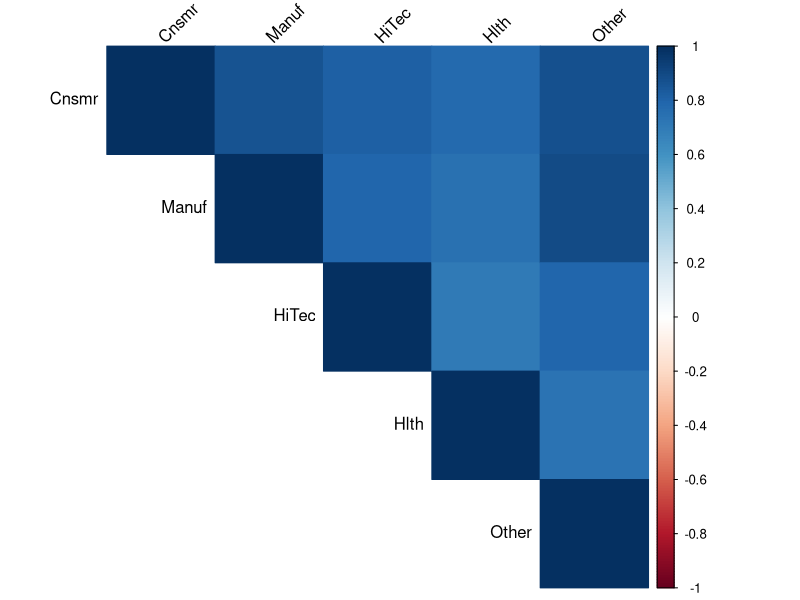
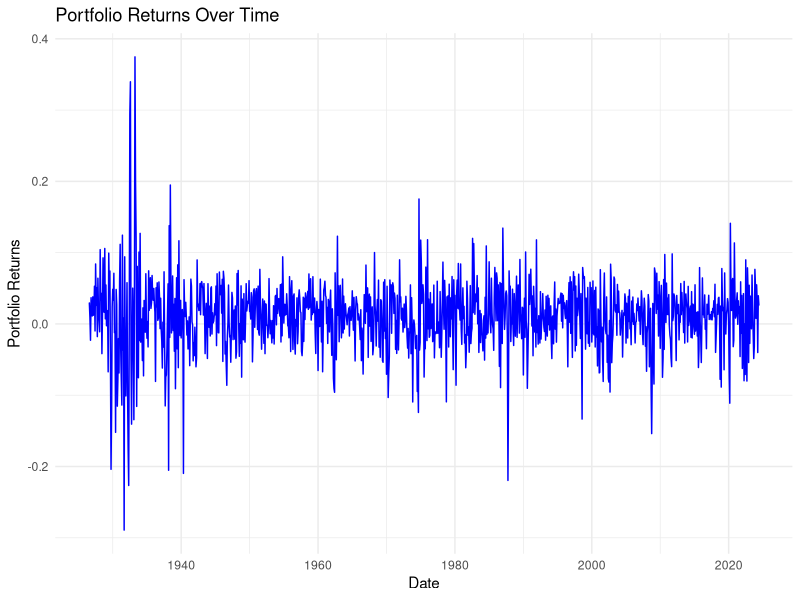
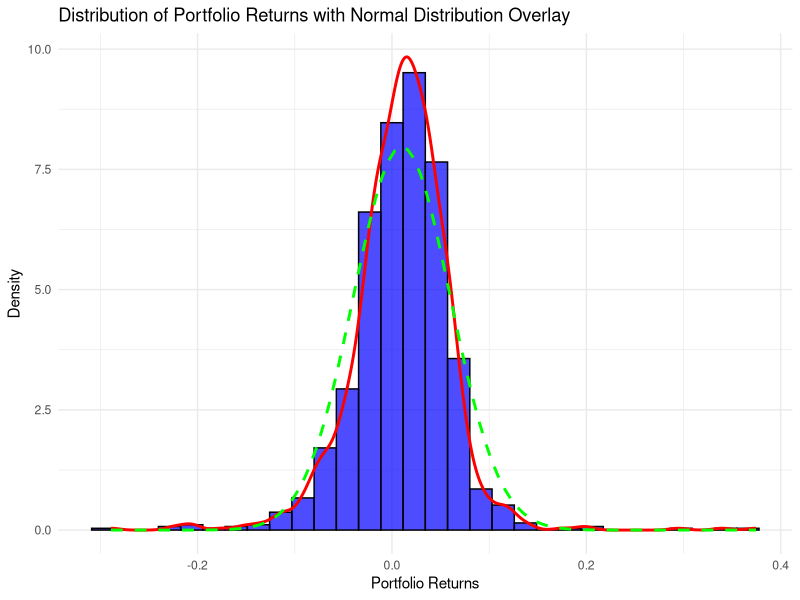
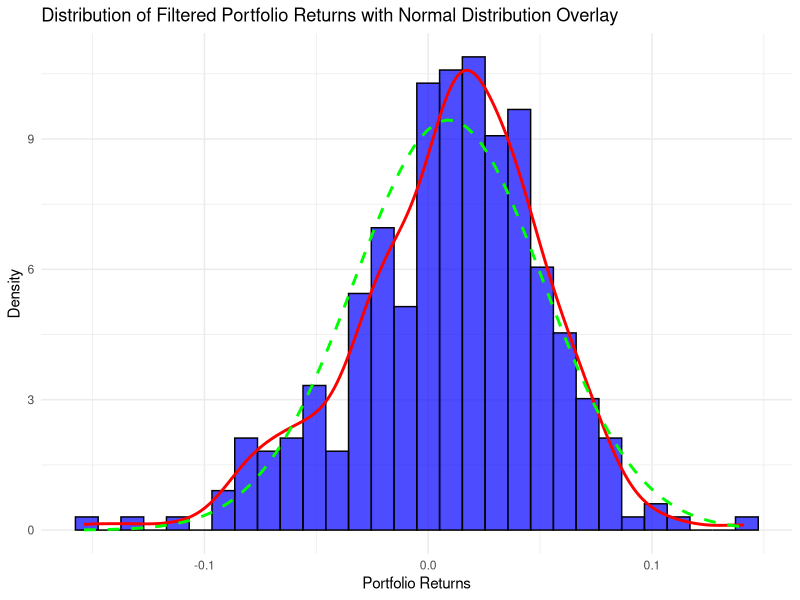

Write R code to recreate these figures, in order.
## ---- chunk 1
data <- read.csv("FIN 36182-Industry_Portfolios.CSV")
head(data)
sum(is.na(data))
anyDuplicated(data)

data[, 2:6] <- data[, 2:6] / 100 ## Convert returns to decimal form as asked
head(data)
## ---- chunk 2
monthly_means <- colMeans(data[, c("Cnsmr", "Manuf", "HiTec", "Hlth", "Other")]) 
annualized_means <- monthly_means * 12
annualized_means <- round(annualized_means, 4)
annualized_means
## ---- chunk 3
monthly_std <- apply(data[, c("Cnsmr", "Manuf", "HiTec", "Hlth", "Other")], 2, sd)
annualized_std <- monthly_std * sqrt(12)
annualized_std <- round(annualized_std, 4)
annualized_std
## ---- chunk 4
sharpe_ratios <- annualized_means / annualized_std
sharpe_ratios <- round(sharpe_ratios, 4)
sharpe_ratios
## ---- chunk 5
results_table1 <- data.frame(
  Mean_Returns = annualized_means,
  Std_Returns = annualized_std,
  Sharpe_Ratio = sharpe_ratios
 )
results_table1
## ---- chunk 6
correlation_matrix <- cor(data[, c("Cnsmr", "Manuf", "HiTec", "Hlth", "Other")])
correlation_matrix <- round(correlation_matrix, 4)
correlation_matrix
## ---- chunk 7
library(knitr)
kable(correlation_matrix, caption = "Correlation Matrix of Industry Returns", format = "html")
library(corrplot)
corrplot(correlation_matrix, method = "color", type = "upper", 
         tl.col = "black", tl.srt = 45)

## ---- chunk 8
portfolio_returns <- rowMeans(data[, c("Cnsmr", "Manuf", "HiTec", "Hlth")]) 
data$Portfolio_Returns <- portfolio_returns
mean_portfolio <- mean(portfolio_returns)
sd_portfolio <- sd(portfolio_returns)

annualized_mean_portfolio <- mean_portfolio * 12
annualized_sd_portfolio <- sd_portfolio * sqrt(12)
sharpe_ratio_portfolio <- annualized_mean_portfolio / annualized_sd_portfolio

portfolio_results <- data.frame(
  Metric = c("Annualized Mean Return", "Annualized Standard Deviation", "Sharpe Ratio"),
  Value = round(c(annualized_mean_portfolio, annualized_sd_portfolio, sharpe_ratio_portfolio), 4)
)
print(portfolio_results)
## ---- chunk 9
library(ggplot2)
data$Date <- as.character(data$Date)
data$Date <- paste0(data$Date, "01")
data$Date <- as.Date(data$Date, format = "%Y%m%d")

plot_data <- data.frame(Date = data$Date, Portfolio_Returns = data$Portfolio_Returns)
ggplot(plot_data, aes(x = Date, y = Portfolio_Returns)) +
  geom_line(color = "blue") +
  labs(title = "Portfolio Returns Over Time",
       x = "Date",
       y = "Portfolio Returns") +
  theme_minimal()
## ---- chunk 10
n <- length(portfolio_returns)

skewness_value <- (n / ((n - 1) * (n - 2))) * sum(((portfolio_returns - mean_portfolio) / sd_portfolio)^3, na.rm = TRUE)
kurtosis_value <- (n * (n + 1) / ((n - 1) * (n - 2) * (n - 3))) * 
                  sum(((portfolio_returns - mean_portfolio) / sd_portfolio)^4) - 
                  (3 * (n - 1)^2 / ((n - 2) * (n - 3)))
kurtosis_value <- round(kurtosis_value, 4)
skewness_value <- round(skewness_value, 4)

portfolio_results2 <- data.frame(
  Metric = c("Kurtosis", "Skewness"),
  Value = c(kurtosis_value, skewness_value)
)
print(portfolio_results2)
## ---- chunk 11
library(ggplot2)
ggplot(data = data.frame(returns = data$Portfolio_Returns), aes(x = returns)) +
  geom_histogram(aes(y = ..density..), bins = 30, fill = "blue", color = "black", alpha = 0.7) +
  geom_density(color = "red", size = 1) +
  stat_function(fun = dnorm, 
                args = list(mean = mean(portfolio_returns, na.rm = TRUE), 
                            sd = sd(portfolio_returns, na.rm = TRUE)),
                color = "green", linetype = "dashed", size = 1) +
  labs(title = "Distribution of Portfolio Returns with Normal Distribution Overlay",
       x = "Portfolio Returns",
       y = "Density") +
  theme_minimal()
## ---- chunk 12
data_filtered <- data[data$Date >= as.Date("1997-06-01"), ]
portfolio_returns_filtered <- data_filtered$Portfolio_Returns

n_filtered <- length(portfolio_returns_filtered)
mean_filtered <- mean(portfolio_returns_filtered)
sd_filtered <- sd(portfolio_returns_filtered)

skewness_filtered <- (n_filtered / ((n_filtered - 1) * (n_filtered - 2))) * 
                      sum(((portfolio_returns_filtered - mean_filtered) / sd_filtered)^3)
kurtosis_filtered <- (n_filtered * (n_filtered + 1) / ((n_filtered - 1) * (n_filtered - 2) * (n_filtered - 3))) * 
                      sum(((portfolio_returns_filtered - mean_filtered) / sd_filtered)^4) - 
                      (3 * (n_filtered - 1)^2 / ((n_filtered - 2) * (n_filtered - 3)))

skewness_filtered <- round(skewness_filtered, 4)
kurtosis_filtered <- round(kurtosis_filtered, 4)

portfolio_results3 <- data.frame(
  Metric = c("Kurtosis", "Skewness"),
  Value = c(kurtosis_filtered, skewness_filtered)
)
print(portfolio_results3)
## ---- chunk 13
ggplot(data = data.frame(returns = portfolio_returns_filtered), aes(x = returns)) +
  geom_histogram(aes(y = after_stat(density)), bins = 30, fill = "blue", color = "black", alpha = 0.7) +
  geom_density(color = "red", linewidth = 1) +
  stat_function(fun = dnorm, 
                args = list(mean = mean(portfolio_returns_filtered, na.rm = TRUE), 
                            sd = sd(portfolio_returns_filtered, na.rm = TRUE)),
                color = "green", linetype = "dashed", linewidth = 1) +
  labs(title = "Distribution of Filtered Portfolio Returns with Normal Distribution Overlay",
       x = "Portfolio Returns",
       y = "Density") +
  theme_minimal()
## ---- chunk 14
cov_Cnsmr_Rm <- cov(data$Cnsmr, data$Portfolio_Returns, use = "complete.obs")
cov_Manuf_Rm <- cov(data$Manuf, data$Portfolio_Returns, use = "complete.obs")
cov_HiTec_Rm <- cov(data$HiTec, data$Portfolio_Returns, use = "complete.obs")
cov_Hlth_Rm <- cov(data$Hlth, data$Portfolio_Returns, use = "complete.obs")

cov_Cnsmr_Rm <- round(cov_Cnsmr_Rm, 4)
cov_Manuf_Rm <- round(cov_Manuf_Rm, 4)
cov_HiTec_Rm <- round(cov_HiTec_Rm, 4)
cov_Hlth_Rm <- round(cov_Hlth_Rm, 4)

covariances <- data.frame(
  Industry = c("Cnsmr", "Manuf", "HiTec", "Hlth"),
  Covariance_with_Rm = c(cov_Cnsmr_Rm, cov_Manuf_Rm, cov_HiTec_Rm, cov_Hlth_Rm)
)

print(covariances)
## ---- chunk 15
# calculate the variance of the portfolio returns (Rm)
var_Rm <- var(data$Portfolio_Returns, use = "complete.obs")
var_Rm <- round(var_Rm, 4)

# calculate the beta values for each industry
beta_Cnsmr <- cov_Cnsmr_Rm / var_Rm
beta_Manuf <- cov_Manuf_Rm / var_Rm
beta_HiTec <- cov_HiTec_Rm / var_Rm
beta_Hlth <- cov_Hlth_Rm / var_Rm

beta_Cnsmr <- round(beta_Cnsmr, 4)
beta_Manuf <- round(beta_Manuf, 4)
beta_HiTec <- round(beta_HiTec, 4)
beta_Hlth <- round(beta_Hlth, 4)

beta_values <- data.frame(
  Industry = c("Cnsmr", "Manuf", "HiTec", "Hlth"),
  Beta = c(beta_Cnsmr, beta_Manuf, beta_HiTec, beta_Hlth)
)
print(beta_values)
## ---- chunk 16
var_Rm_filtered <- var(portfolio_returns_filtered, use = "complete.obs")

beta_Cnsmr_filtered <- cov(data_filtered$Cnsmr, data_filtered$Portfolio_Returns, use = "complete.obs") / var_Rm_filtered
beta_Manuf_filtered <- cov(data_filtered$Manuf, data_filtered$Portfolio_Returns, use = "complete.obs") / var_Rm_filtered
beta_HiTec_filtered <- cov(data_filtered$HiTec, data_filtered$Portfolio_Returns, use = "complete.obs") / var_Rm_filtered
beta_Hlth_filtered <- cov(data_filtered$Hlth, data_filtered$Portfolio_Returns, use = "complete.obs") / var_Rm_filtered

beta_Cnsmr_filtered <- round(beta_Cnsmr_filtered, 4)
beta_Manuf_filtered <- round(beta_Manuf_filtered, 4)
beta_HiTec_filtered <- round(beta_HiTec_filtered, 4)
beta_Hlth_filtered <- round(beta_Hlth_filtered, 4)

beta_values_filtered <- data.frame(
  Industry = c("Cnsmr", "Manuf", "HiTec", "Hlth"),
  Beta_Filtered = c(beta_Cnsmr_filtered, beta_Manuf_filtered, beta_HiTec_filtered, beta_Hlth_filtered)
)
print(beta_values_filtered)
## ---- chunk 17
comparison <- data.frame(
  Industry = c("Cnsmr", "Manuf", "HiTec", "Hlth"),
  Beta_Full_Sample = c(beta_Cnsmr, beta_Manuf, beta_HiTec, beta_Hlth),  # point 5
  Beta_Filtered = c(beta_Cnsmr_filtered, beta_Manuf_filtered, beta_HiTec_filtered, beta_Hlth_filtered)  # point 6
)
print(comparison)
## ---- chunk 18
annualized_returns_industries <- annualized_means
risk_free_rate <- 0.05

alpha_Cnsmr <- (annualized_returns_industries["Cnsmr"] - (risk_free_rate + beta_Cnsmr * (annualized_mean_portfolio - risk_free_rate))) * 100
alpha_Manuf <- (annualized_returns_industries["Manuf"] - (risk_free_rate + beta_Manuf * (annualized_mean_portfolio - risk_free_rate))) * 100
alpha_HiTec <- (annualized_returns_industries["HiTec"] - (risk_free_rate + beta_HiTec * (annualized_mean_portfolio - risk_free_rate))) * 100
alpha_Hlth <- (annualized_returns_industries["Hlth"] - (risk_free_rate + beta_Hlth * (annualized_mean_portfolio - risk_free_rate))) * 100

jensens_alpha <- data.frame(
  Industry = c("Cnsmr", "Manuf", "HiTec", "Hlth"),
  Alpha = round(c(alpha_Cnsmr, alpha_Manuf, alpha_HiTec, alpha_Hlth), 4)
)
print(jensens_alpha)
